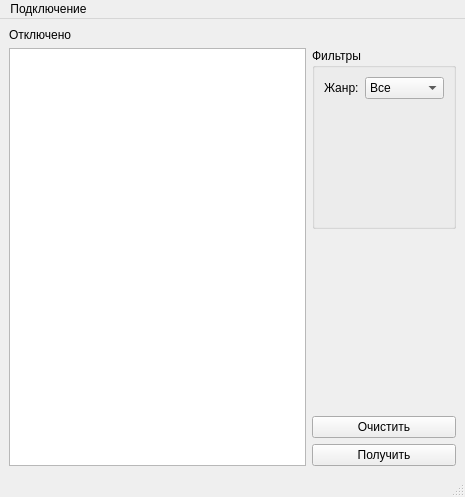
<?xml version="1.0" encoding="UTF-8"?>
<ui version="4.0">
 <class>MainWindow</class>
 <widget class="QMainWindow" name="MainWindow">
  <property name="geometry">
   <rect>
    <x>0</x>
    <y>0</y>
    <width>465</width>
    <height>497</height>
   </rect>
  </property>
  <property name="sizePolicy">
   <sizepolicy hsizetype="Preferred" vsizetype="Expanding">
    <horstretch>0</horstretch>
    <verstretch>0</verstretch>
   </sizepolicy>
  </property>
  <property name="windowTitle">
   <string>MainWindow</string>
  </property>
  <widget class="QWidget" name="centralwidget">
   <layout class="QGridLayout" name="gridLayout">
    <item row="0" column="0">
     <widget class="QLabel" name="lb_statusConnect">
      <property name="sizePolicy">
       <sizepolicy hsizetype="Preferred" vsizetype="Maximum">
        <horstretch>0</horstretch>
        <verstretch>0</verstretch>
       </sizepolicy>
      </property>
      <property name="text">
       <string>Отключено</string>
      </property>
     </widget>
    </item>
    <item row="3" column="1">
     <widget class="QPushButton" name="pb_clear">
      <property name="sizePolicy">
       <sizepolicy hsizetype="Minimum" vsizetype="Maximum">
        <horstretch>0</horstretch>
        <verstretch>0</verstretch>
       </sizepolicy>
      </property>
      <property name="text">
       <string>Очистить</string>
      </property>
     </widget>
    </item>
    <item row="1" column="1">
     <widget class="QGroupBox" name="gb_filters">
      <property name="sizePolicy">
       <sizepolicy hsizetype="Preferred" vsizetype="Minimum">
        <horstretch>0</horstretch>
        <verstretch>0</verstretch>
       </sizepolicy>
      </property>
      <property name="title">
       <string>Фильтры</string>
      </property>
      <layout class="QFormLayout" name="formLayout">
       <item row="0" column="0">
        <widget class="QLabel" name="lb_category">
         <property name="text">
          <string>Жанр:</string>
         </property>
        </widget>
       </item>
       <item row="0" column="1">
        <widget class="QComboBox" name="cb_category">
         <item>
          <property name="text">
           <string>Все</string>
          </property>
         </item>
         <item>
          <property name="text">
           <string>Комедия</string>
          </property>
         </item>
         <item>
          <property name="text">
           <string>Ужасы</string>
          </property>
         </item>
        </widget>
       </item>
      </layout>
     </widget>
    </item>
    <item row="4" column="1">
     <widget class="QPushButton" name="pb_request">
      <property name="sizePolicy">
       <sizepolicy hsizetype="Minimum" vsizetype="Maximum">
        <horstretch>0</horstretch>
        <verstretch>0</verstretch>
       </sizepolicy>
      </property>
      <property name="text">
       <string>Получить</string>
      </property>
     </widget>
    </item>
    <item row="2" column="1">
     <spacer name="verticalSpacer">
      <property name="orientation">
       <enum>Qt::Vertical</enum>
      </property>
      <property name="sizeType">
       <enum>QSizePolicy::Minimum</enum>
      </property>
      <property name="sizeHint" stdset="0">
       <size>
        <width>20</width>
        <height>40</height>
       </size>
      </property>
     </spacer>
    </item>
    <item row="1" column="0" rowspan="4">
     <widget class="QTableView" name="tv_result"/>
    </item>
   </layout>
  </widget>
  <widget class="QMenuBar" name="menubar">
   <property name="geometry">
    <rect>
     <x>0</x>
     <y>0</y>
     <width>465</width>
     <height>26</height>
    </rect>
   </property>
   <widget class="QMenu" name="menu">
    <property name="title">
     <string>Подключение</string>
    </property>
    <addaction name="act_addData"/>
    <addaction name="separator"/>
    <addaction name="act_connect"/>
   </widget>
   <addaction name="menu"/>
  </widget>
  <widget class="QStatusBar" name="statusbar"/>
  <action name="act_connect">
   <property name="text">
    <string>Подключиться</string>
   </property>
  </action>
  <action name="act_addData">
   <property name="text">
    <string>Ввести данные</string>
   </property>
  </action>
 </widget>
 <resources/>
 <connections/>
</ui>
